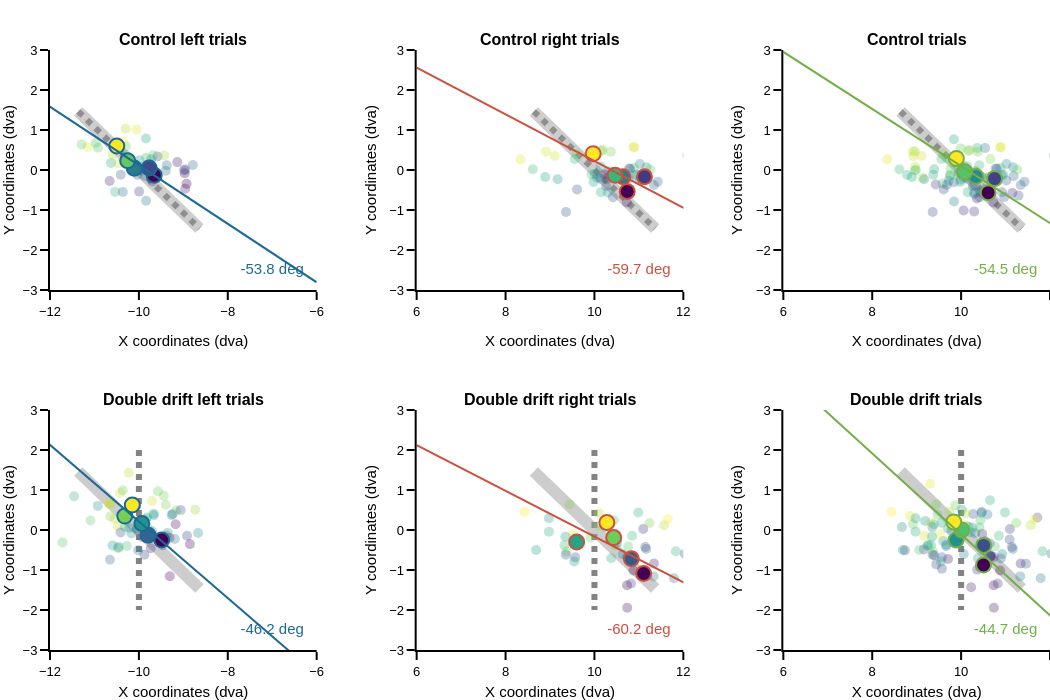

Notebook code cell kept with this figure:
### Code cell
# figure specific settings
subplot_titles = ('<b>Control left trials<b>', '<b>Control right trials<b>', '<b>Control trials<b>', 
                  '<b>Double drift left trials<b>', '<b>Double drift right trials<b>', '<b>Double drift trials<b>',
                 )

# subplot settings
rows, cols = 2, 3
leg_mergin = 0
fig_height, fig_width = 350*rows, 350*cols+leg_mergin
column_widths,row_heights = [1,1,1],[1,1]
sb_specs = [[{},{},{}], [{},{},{}]]
fig = make_subplots(rows=rows, cols=cols, print_grid=False, vertical_spacing=0.2, horizontal_spacing=0.1, 
                    column_widths=column_widths, row_heights=row_heights, subplot_titles=subplot_titles)

sds = ['Left saccades', 'Right saccades', 'All saccades']
sd_cols = [colors_panel[1], colors_panel[7], colors_panel[4]]

x_legend = 1.05
y_legend_step = 0.04
y_legend_sd = 0.97
rad_leg = 0.02

steps_percentiles = 5;
color_scale = 'Viridis'

# Perceived path
gabor_path, gabor_steps = 4, 10
df_cond = df_all.loc[(df_all.main_sac_trial == 1)]
for col in np.arange(cols):
    if col == 0: ctr_ext_motion = [-10, 0]
    elif col == 1: ctr_ext_motion = [10, 0]
    for row in np.arange(rows):
        if row == 0: ext_motion_ori = df_cond.ext_mot_ori.mean()
        if row == 1: ext_motion_ori = 0
        amp_from_ctr = np.linspace(-gabor_path/2, gabor_path/2, gabor_steps);
        gabor_ctrs = [ctr_ext_motion[0] + amp_from_ctr * np.cos(np.deg2rad(ext_motion_ori+90)), 
                      ctr_ext_motion[1] + amp_from_ctr * -np.sin(np.deg2rad(ext_motion_ori+90))]
        fig.append_trace(go.Scatter(x=gabor_ctrs[0], y=gabor_ctrs[1], mode='lines', marker_color='rgba(100, 100, 100, 0.8)', 
                                    line_width=6, line_dash='dot'), row=row+1, col=col+1)
     
# # Show Physical gabor path
for col in np.arange(cols):
    if col == 0: ctr_ext_motion = [-10, 0]
    elif col == 1: ctr_ext_motion = [10, 0]
    for row in np.arange(rows):
        if row == 0: ext_motion_ori = df_cond.ext_mot_ori.mean()
        if row == 1: ext_motion_ori = df_cond.ext_mot_ori.mean()
        amp_from_ctr = np.linspace(-gabor_path/2, gabor_path/2, gabor_steps);
        gabor_ctrs = [ctr_ext_motion[0] + amp_from_ctr * np.cos(np.deg2rad(ext_motion_ori+90)), 
                      ctr_ext_motion[1] + amp_from_ctr * -np.sin(np.deg2rad(ext_motion_ori+90))]

        fig.append_trace(go.Scatter(x=gabor_ctrs[0], y=gabor_ctrs[1], mode='lines', marker_color='rgba(155, 155, 155, 0.5)', 
                                    line_width=12), row=row+1, col=col+1)

# Right / Left saccades
# ---------------------
ang_reg_all = np.zeros((2,3))
for row in np.arange(rows):
    if row == 0: trial_type = 1
    if row == 1: trial_type = 2

    # get data
    df_cond_left_down = df_all.loc[(df_all.main_sac_trial == 1) & (df_all.ext_mot_pos == 1) & 
                        (df_all.trial_type == trial_type) & (df_all.ext_mot_ver_dir==1)]
    df_cond_left_up = df_all.loc[(df_all.main_sac_trial == 1) & (df_all.ext_mot_pos == 1) & 
                                    (df_all.trial_type == trial_type) & (df_all.ext_mot_ver_dir==2)]
    df_cond_right_down = df_all.loc[(df_all.main_sac_trial == 1) & (df_all.ext_mot_pos == 2) & 
                                    (df_all.trial_type == trial_type) & (df_all.ext_mot_ver_dir==1)]
    df_cond_right_up = df_all.loc[(df_all.main_sac_trial == 1) & (df_all.ext_mot_pos == 2) & 
                                    (df_all.trial_type == trial_type) & (df_all.ext_mot_ver_dir==2)]
    
    
    for sd_num, sd in enumerate(sds):

        # Data selection and rotation
        if sd_num == 0:
            x = np.hstack((df_cond_left_down['sac_x_offset_trial'], 
                           df_cond_left_up['sac_x_offset_trial']))
            y = np.hstack((df_cond_left_down['sac_y_offset_trial'], 
                           df_cond_left_up['sac_y_offset_trial']))
            z = np.hstack((1- df_cond_left_down['sac_onset_gabor_path_prct'], 
                           df_cond_left_up['sac_onset_gabor_path_prct']))

        elif sd_num == 1:
            x = np.hstack((df_cond_right_down['sac_x_offset_trial'],
                           df_cond_right_up['sac_x_offset_trial']))
            y = np.hstack((df_cond_right_down['sac_y_offset_trial'],
                           df_cond_right_up['sac_y_offset_trial']))
            z = np.hstack((1 - df_cond_right_down['sac_onset_gabor_path_prct'],
                           df_cond_right_up['sac_onset_gabor_path_prct']))

        elif sd_num == 2:
            x = np.hstack((df_cond_left_down['sac_x_offset_trial']*-1, 
                           df_cond_left_up['sac_x_offset_trial']*-1,
                           df_cond_right_down['sac_x_offset_trial'],
                           df_cond_right_up['sac_x_offset_trial']))
            y = np.hstack((df_cond_left_down['sac_y_offset_trial']*-1, 
                           df_cond_left_up['sac_y_offset_trial']*-1,
                           df_cond_right_down['sac_y_offset_trial'],
                           df_cond_right_up['sac_y_offset_trial']))
            z = np.hstack((df_cond_left_down['sac_onset_gabor_path_prct'], 
                           1 - df_cond_left_up['sac_onset_gabor_path_prct'],
                           1 - df_cond_right_down['sac_onset_gabor_path_prct'],
                           df_cond_right_up['sac_onset_gabor_path_prct']))


        fig.append_trace(go.Scatter(x=x, y=y, name=sd, mode='markers', marker_color=z, marker_colorscale=color_scale, 
                                    marker_size=10, marker_opacity=0.3, marker_symbol='circle'), 
                                    row=row+1, col=sd_num+1)


        # compute percentiles group and plot
        df_percentile = pd.DataFrame()
        df_percentile['x'], df_percentile['y'], df_percentile['z'] = x, y, z
        df_percentile = df_percentile.sort_values(by='z')
        df_percentile['z_section'] = pd.qcut(df_percentile['z'], 
                                             q=np.linspace(0,1,steps_percentiles+1), 
                                             labels=range(1, len(np.linspace(0,1,steps_percentiles+1))))
        x_prct = df_percentile.groupby(['z_section'])['x'].mean()
        y_prct = df_percentile.groupby(['z_section'])['y'].mean()
        z_prct = df_percentile.groupby(['z_section'])['z'].mean()

        fig.append_trace(go.Scatter(x=x_prct, y=y_prct, name=sd, mode='markers', marker_line_color=sd_cols[sd_num], 
                                    marker_color=z_prct, marker_colorscale=color_scale, marker_showscale=False,
                                    marker_size=15, marker_opacity=1, marker_line_width=2, marker_symbol='circle'), 
                                    row=row+1, col=sd_num+1)
        
        # Regression line
        if sd_num == 0:  x_reg, x_text = np.linspace(-6,-15,10), [-7] 
        else: x_reg, x_text = np.linspace(6,15,10), [11] 
        res = stats.linregress(x_prct, y_prct)
        y_reg = res.intercept + res.slope * x_reg
        
        fig.append_trace(go.Scatter(x=x_reg, y=y_reg, mode='lines', marker_color=sd_cols[sd_num], 
                                    line_width=2), row=row+1, col=sd_num+1)
        
        ang_reg = np.rad2deg(np.arctan((x_reg[-1]-x_reg[0])/(y_reg[-1]-y_reg[0])))
        ang_reg_all[row, sd_num] = ang_reg
        fig.append_trace(go.Scatter(x=x_text, y=[-2.5], mode="text", text="{:2.1f} deg".format(ang_reg),
                         textfont_color=sd_cols[sd_num], textfont_size=15), row=row+1, col=sd_num+1)
        


# axes settings
for row in np.arange(rows):
    for col in np.arange(cols):
        if col==0: x_range = [-12,-6]
        else: x_range = [6,12]
        fig.update_xaxes(visible=True, ticklen=8, linewidth=template_specs['axes_width'], range=x_range, title='X coordinates (dva)', row=row+1, col=col+1)
        fig.update_yaxes(visible=True, ticklen=8, linewidth=template_specs['axes_width'], range=[-3,3], title='Y coordinates (dva)',row=row+1, col=col+1)
    
fig.layout.update(template=fig_template, width=fig_width, height=fig_height, margin_l=50, 
                  margin_r=leg_mergin, margin_t=50, margin_b=50, showlegend=False)
fig.show()
if not os.path.exists(fig_dir):os.mkdir(fig_dir)
fig.write_image('{}/{}_saccade_correlation.pdf'.format(fig_dir, subject))

### Figure 1 — Plotly figure (JSON) as saved in the notebook; plotly's stock layout.template omitted (floating-point values rounded to 4 significant figures)
{"data": [{"line": {"dash": "dot", "width": 6}, "marker": {"color": "rgba(100, 100, 100, 0.8)"}, "mode": "lines", "type": "scatter", "x": [-11.36, -11.06, -10.76, -10.45, -10.15, -9.848, -9.545, -9.242, -8.939, -8.636], "xaxis": "x", "y": [1.463, 1.138, 0.8129, 0.4877, 0.1626, -0.1626, -0.4877, -0.8129, -1.138, -1.463], "yaxis": "y"}, {"line": {"dash": "dot", "width": 6}, "marker": {"color": "rgba(100, 100, 100, 0.8)"}, "mode": "lines", "type": "scatter", "x": [-10.0, -10.0, -10.0, -10.0, -10.0, -10.0, -10.0, -10.0, -10.0, -10.0], "xaxis": "x4", "y": [2.0, 1.556, 1.111, 0.6667, 0.2222, -0.2222, -0.6667, -1.111, -1.556, -2.0], "yaxis": "y4"}, {"line": {"dash": "dot", "width": 6}, "marker": {"color": "rgba(100, 100, 100, 0.8)"}, "mode": "lines", "type": "scatter", "x": [8.636, 8.939, 9.242, 9.545, 9.848, 10.15, 10.45, 10.76, 11.06, 11.36], "xaxis": "x2", "y": [1.463, 1.138, 0.8129, 0.4877, 0.1626, -0.1626, -0.4877, -0.8129, -1.138, -1.463], "yaxis": "y2"}, {"line": {"dash": "dot", "width": 6}, "marker": {"color": "rgba(100, 100, 100, 0.8)"}, "mode": "lines", "type": "scatter", "x": [10.0, 10.0, 10.0, 10.0, 10.0, 10.0, 10.0, 10.0, 10.0, 10.0], "xaxis": "x5", "y": [2.0, 1.556, 1.111, 0.6667, 0.2222, -0.2222, -0.6667, -1.111, -1.556, -2.0], "yaxis": "y5"}, {"line": {"dash": "dot", "width": 6}, "marker": {"color": "rgba(100, 100, 100, 0.8)"}, "mode": "lines", "type": "scatter", "x": [8.636, 8.939, 9.242, 9.545, 9.848, 10.15, 10.45, 10.76, 11.06, 11.36], "xaxis": "x3", "y": [1.463, 1.138, 0.8129, 0.4877, 0.1626, -0.1626, -0.4877, -0.8129, -1.138, -1.463], "yaxis": "y3"}, {"line": {"dash": "dot", "width": 6}, "marker": {"color": "rgba(100, 100, 100, 0.8)"}, "mode": "lines", "type": "scatter", "x": [10.0, 10.0, 10.0, 10.0, 10.0, 10.0, 10.0, 10.0, 10.0, 10.0], "xaxis": "x6", "y": [2.0, 1.556, 1.111, 0.6667, 0.2222, -0.2222, -0.6667, -1.111, -1.556, -2.0], "yaxis": "y6"}, {"line": {"width": 12}, "marker": {"color": "rgba(155, 155, 155, 0.5)"}, "mode": "lines", "type": "scatter", "x": [-11.36, -11.06, -10.76, -10.45, -10.15, -9.848, -9.545, -9.242, -8.939, -8.636], "xaxis": "x", "y": [1.463, 1.138, 0.8129, 0.4877, 0.1626, -0.1626, -0.4877, -0.8129, -1.138, -1.463], "yaxis": "y"}, {"line": {"width": 12}, "marker": {"color": "rgba(155, 155, 155, 0.5)"}, "mode": "lines", "type": "scatter", "x": [-11.36, -11.06, -10.76, -10.45, -10.15, -9.848, -9.545, -9.242, -8.939, -8.636], "xaxis": "x4", "y": [1.463, 1.138, 0.8129, 0.4877, 0.1626, -0.1626, -0.4877, -0.8129, -1.138, -1.463], "yaxis": "y4"}, {"line": {"width": 12}, "marker": {"color": "rgba(155, 155, 155, 0.5)"}, "mode": "lines", "type": "scatter", "x": [8.636, 8.939, 9.242, 9.545, 9.848, 10.15, 10.45, 10.76, 11.06, 11.36], "xaxis": "x2", "y": [1.463, 1.138, 0.8129, 0.4877, 0.1626, -0.1626, -0.4877, -0.8129, -1.138, -1.463], "yaxis": "y2"}, {"line": {"width": 12}, "marker": {"color": "rgba(155, 155, 155, 0.5)"}, "mode": "lines", "type": "scatter", "x": [8.636, 8.939, 9.242, 9.545, 9.848, 10.15, 10.45, 10.76, 11.06, 11.36], "xaxis": "x5", "y": [1.463, 1.138, 0.8129, 0.4877, 0.1626, -0.1626, -0.4877, -0.8129, -1.138, -1.463], "yaxis": "y5"}, {"line": {"width": 12}, "marker": {"color": "rgba(155, 155, 155, 0.5)"}, "mode": "lines", "type": "scatter", "x": [8.636, 8.939, 9.242, 9.545, 9.848, 10.15, 10.45, 10.76, 11.06, 11.36], "xaxis": "x3", "y": [1.463, 1.138, 0.8129, 0.4877, 0.1626, -0.1626, -0.4877, -0.8129, -1.138, -1.463], "yaxis": "y3"}, {"line": {"width": 12}, "marker": {"color": "rgba(155, 155, 155, 0.5)"}, "mode": "lines", "type": "scatter", "x": [8.636, 8.939, 9.242, 9.545, 9.848, 10.15, 10.45, 10.76, 11.06, 11.36], "xaxis": "x6", "y": [1.463, 1.138, 0.8129, 0.4877, 0.1626, -0.1626, -0.4877, -0.8129, -1.138, -1.463], "yaxis": "y6"}, {"marker": {"color": [0.475, 0.3875, 0.4, 0.625, 0.3167, 0.2792, 0.375, 0.6208, 0.4583, 0.3333, 0.6042, 0.3542, 0.4292, 0.5, 0.425, 0.4417, 0.525, 0.2792, 0.4958, 0.6, 0.4542, 0.6125, 0.6042, 0.6292, 0.375, 0.4333, 0.725, 0.4167, 0.5917, 0.3375, 0.3583, 0.6125, 0.6875, 0.6292, 0.7167, 0.5417, 0.4, 0.45, 0.7417, 0.7083, 0.4458, 0.3625, 0.5708, 0.675, 0.5625, 0.6833, 0.3583], "colorscale": [[0, "#440154"], [0.1111, "#482878"], [0.2222, "#3e4989"], [0.3333, "#31688e"], [0.4444, "#26828e"], [0.5556, "#1f9e89"], [0.6667, "#35b779"], [0.7778, "#6ece58"], [0.8889, "#b5de2b"], [1, "#fde725"]], "opacity": 0.3, "size": 10, "symbol": "circle"}, "mode": "markers", "name": "Left saccades", "type": "scatter", "x": [-12.26, -9.582, -9.98, -10.92, -9.135, -8.969, -8.983, -10.29, -9.838, -8.958, -10.3, -9.696, -10.03, -10.15, -9.751, -8.785, -9.987, -8.927, -9.723, -9.834, -9.395, -9.678, -10.08, -10.43, -8.958, -9.865, -11.15, -10.41, -9.948, -10.66, -12.17, -10.97, -10.29, -11.29, -10.06, -9.841, -9.755, -9.374, -10.36, -10.46, -10.36, -9.993, -10.54, -9.429, -10.63, -10.59, -9.762], "xaxis": "x", "y": [0.3254, 0.3392, 0.05192, 0.5573, 0.1973, -0.08308, -0.003462, 0.5919, -0.7685, -0.4708, 0.3808, -0.2873, -0.1212, 0.01038, 0.1488, 0.1246, 0.2423, -0.3462, 0.2665, 0.3046, -0.01731, 0.3704, 0.06231, 0.5573, 0.01038, -0.1454, 0.5746, -0.1177, 0.06577, -0.2769, 0.4119, 0.675, 1.035, 0.6404, 1.014, 0.7892, 0.1212, 0.1177, 0.7096, 0.1662, -0.5469, -0.54, -0.5469, 0.3635, 0.1731, 0.3808, -0.03115], "yaxis": "y"}, {"marker": {"color": [0.339, 0.4167, 0.4829, 0.5977, 0.6821], "colorscale": [[0, "#440154"], [0.1111, "#482878"], [0.2222, "#3e4989"], [0.3333, "#31688e"], [0.4444, "#26828e"], [0.5556, "#1f9e89"], [0.6667, "#35b779"], [0.7778, "#6ece58"], [0.8889, "#b5de2b"], [1, "#fde725"]], "line": {"color": "rgb(29, 105, 150)", "width": 2}, "opacity": 1, "showscale": false, "size": 15, "symbol": "circle"}, "mode": "markers", "name": "Left saccades", "type": "scatter", "x": [-9.656, -9.77, -10.1, -10.25, -10.5], "xaxis": "x", "y": [-0.129, 0.05019, 0.04654, 0.2308, 0.5999], "yaxis": "y"}, {"line": {"width": 2}, "marker": {"color": "rgb(29, 105, 150)"}, "mode": "lines", "type": "scatter", "x": [-6.0, -7.0, -8.0, -9.0, -10.0, -11.0, -12.0, -13.0, -14.0, -15.0], "xaxis": "x", "y": [-2.809, -2.077, -1.345, -0.6131, 0.1188, 0.8506, 1.582, 2.314, 3.046, 3.778], "yaxis": "y"}, {"mode": "text", "text": "-53.8 deg", "textfont": {"color": "rgb(29, 105, 150)", "size": 15}, "type": "scatter", "x": [-7], "xaxis": "x", "y": [-2.5], "yaxis": "y"}, {"marker": {"color": [0.2833, 0.2167, 0.3542, 0.6667, 0.3583, 0.4625, 0.6542, 0.5792, 0.3458, 0.4125, 0.4667, 0.3625, 0.35, 0.3792, 0.6042, 0.625, 0.2917, 0.5208, 0.5583, 0.6, 0.5083, 0.375, 0.3667, 0.5917, 0.5333, 0.3958, 0.4083, 0.5417, 0.45, 0.3708, 0.7292, 0.375, 0.4042, 0.4958, 0.4417, 0.4792, 0.7667, 0.7125, 0.3625, 0.7417, 0.675, 0.5375, 0.6583, 0.4833, 0.5625, 0.725, 0.3958, 0.575, 0.6417, 0.5, 0.3833], "colorscale": [[0, "#440154"], [0.1111, "#482878"], [0.2222, "#3e4989"], [0.3333, "#31688e"], [0.4444, "#26828e"], [0.5556, "#1f9e89"], [0.6667, "#35b779"], [0.7778, "#6ece58"], [0.8889, "#b5de2b"], [1, "#fde725"]], "opacity": 0.3, "size": 10, "symbol": "circle"}, "mode": "markers", "name": "Right saccades", "type": "scatter", "x": [10.73, 10.23, 10.26, 9.588, 10.77, 10.01, 10.37, 9.557, 10.28, 12.09, 11.02, 9.609, 13.23, 11.02, 10.89, 10.52, 12.42, 10.91, 10.15, 9.935, 10.3, 10.37, 9.36, 8.612, 10.14, 11.43, 11.34, 9.98, 12.68, 10.42, 9.107, 10.32, 10.78, 9.17, 10.14, 10.06, 10.9, 10.88, 10.8, 8.339, 10.18, 8.893, 10.17, 11.17, 13.0, 8.91, 11.18, 13.12, 11.26, 10.95, 12.6], "xaxis": "x2", "y": [-0.8135, -0.1038, -0.3981, 0.4015, -0.2077, -0.1004, 0.4569, 0.2735, -0.2215, 0.3635, 0.1488, -0.4846, -0.6681, -0.2631, 0.05192, -0.1973, -1.326, -0.135, -0.5538, -0.1142, -0.5608, -0.1212, -1.049, 0.01731, 0.09, -0.2908, -0.3738, -0.3012, -0.6923, -0.6785, 0.3531, -0.03115, 0.03808, -0.2319, -0.2215, -0.1904, 0.5781, 0.5642, 0.03115, 0.2665, 0.5054, -0.1731, 0.4742, 0.06923, -0.003462, 0.4638, -0.1523, -0.3219, 0.01038, -0.1108, -0.63], "yaxis": "y2"}, {"marker": {"color": [0.333, 0.3971, 0.49, 0.5775, 0.6971], "colorscale": [[0, "#440154"], [0.1111, "#482878"], [0.2222, "#3e4989"], [0.3333, "#31688e"], [0.4444, "#26828e"], [0.5556, "#1f9e89"], [0.6667, "#35b779"], [0.7778, "#6ece58"], [0.8889, "#b5de2b"], [1, "#fde725"]], "line": {"color": "rgb(204, 80, 62)", "width": 2}, "opacity": 1, "showscale": false, "size": 15, "symbol": "circle"}, "mode": "markers", "name": "Right saccades", "type": "scatter", "x": [10.74, 11.13, 10.64, 10.46, 9.971], "xaxis": "x2", "y": [-0.5381, -0.1682, -0.1713, -0.1322, 0.4074], "yaxis": "y2"}, {"line": {"width": 2}, "marker": {"color": "rgb(204, 80, 62)"}, "mode": "lines", "type": "scatter", "x": [6.0, 7.0, 8.0, 9.0, 10.0, 11.0, 12.0, 13.0, 14.0, 15.0], "xaxis": "x2", "y": [2.561, 1.976, 1.392, 0.8074, 0.2231, -0.3613, -0.9457, -1.53, -2.114, -2.699], "yaxis": "y2"}, {"mode": "text", "text": "-59.7 deg", "textfont": {"color": "rgb(204, 80, 62)", "size": 15}, "type": "scatter", "x": [11], "xaxis": "x2", "y": [-2.5], "yaxis": "y2"}, {"marker": {"color": [0.525, 0.6125, 0.6, 0.375, 0.6833, 0.7208, 0.625, 0.3792, 0.5417, 0.6667, 0.3958, 0.6458, 0.5708, 0.5, 0.575, 0.5583, 0.475, 0.7208, 0.5042, 0.4, 0.5458, 0.3875, 0.3958, 0.3708, 0.625, 0.5667, 0.275, 0.5833, 0.4083, 0.6625, 0.6417, 0.3875, 0.3125, 0.3708, 0.2833, 0.4583, 0.6, 0.55, 0.2583, 0.2917, 0.5542, 0.6375, 0.4292, 0.325, 0.4375, 0.3167, 0.6417, 0.2833, 0.2167, 0.3542, 0.6667, 0.3583, 0.4625, 0.6542, 0.5792, 0.3458, 0.4125, 0.4667, 0.3625, 0.35, 0.3792, 0.6042, 0.625, 0.2917, 0.5208, 0.5583, 0.6, 0.5083, 0.375, 0.3667, 0.5917, 0.5333, 0.3958, 0.4083, 0.5417, 0.45, 0.3708, 0.7292, 0.375, 0.4042, 0.4958, 0.4417, 0.4792, 0.7667, 0.7125, 0.3625, 0.7417, 0.675, 0.5375, 0.6583, 0.4833, 0.5625, 0.725, 0.3958, 0.575, 0.6417, 0.5, 0.3833], "colorscale": [[0, "#440154"], [0.1111, "#482878"], [0.2222, "#3e4989"], [0.3333, "#31688e"], [0.4444, "#26828e"], [0.5556, "#1f9e89"], [0.6667, "#35b779"], [0.7778, "#6ece58"], [0.8889, "#b5de2b"], [1, "#fde725"]], "opacity": 0.3, "size": 10, "symbol": "circle"}, "mode": "markers", "name": "All saccades", "type": "scatter", "x": [12.26, 9.582, 9.98, 10.92, 9.135, 8.969, 8.983, 10.29, 9.838, 8.958, 10.3, 9.696, 10.03, 10.15, 9.751, 8.785, 9.987, 8.927, 9.723, 9.834, 9.395, 9.678, 10.08, 10.43, 8.958, 9.865, 11.15, 10.41, 9.948, 10.66, 12.17, 10.97, 10.29, 11.29, 10.06, 9.841, 9.755, 9.374, 10.36, 10.46, 10.36, 9.993, 10.54, 9.429, 10.63, 10.59, 9.762, 10.73, 10.23, 10.26, 9.588, 10.77, 10.01, 10.37, 9.557, 10.28, 12.09, 11.02, 9.609, 13.23, 11.02, 10.89, 10.52, 12.42, 10.91, 10.15, 9.935, 10.3, 10.37, 9.36, 8.612, 10.14, 11.43, 11.34, 9.98, 12.68, 10.42, 9.107, 10.32, 10.78, 9.17, 10.14, 10.06, 10.9, 10.88, 10.8, 8.339, 10.18, 8.893, 10.17, 11.17, 13.0, 8.91, 11.18, 13.12, 11.26, 10.95, 12.6], "xaxis": "x3", "y": [-0.3254, -0.3392, -0.05192, -0.5573, -0.1973, 0.08308, 0.003462, -0.5919, 0.7685, 0.4708, -0.3808, 0.2873, 0.1212, -0.01038, -0.1488, -0.1246, -0.2423, 0.3462, -0.2665, -0.3046, 0.01731, -0.3704, -0.06231, -0.5573, -0.01038, 0.1454, -0.5746, 0.1177, -0.06577, 0.2769, -0.4119, -0.675, -1.035, -0.6404, -1.014, -0.7892, -0.1212, -0.1177, -0.7096, -0.1662, 0.5469, 0.54, 0.5469, -0.3635, -0.1731, -0.3808, 0.03115, -0.8135, -0.1038, -0.3981, 0.4015, -0.2077, -0.1004, 0.4569, 0.2735, -0.2215, 0.3635, 0.1488, -0.4846, -0.6681, -0.2631, 0.05192, -0.1973, -1.326, -0.135, -0.5538, -0.1142, -0.5608, -0.1212, -1.049, 0.01731, 0.09, -0.2908, -0.3738, -0.3012, -0.6923, -0.6785, 0.3531, -0.03115, 0.03808, -0.2319, -0.2215, -0.1904, 0.5781, 0.5642, 0.03115, 0.2665, 0.5054, -0.1731, 0.4742, 0.06923, -0.003462, 0.4638, -0.1523, -0.3219, 0.01038, -0.1108, -0.63], "yaxis": "y3"}, {"marker": {"color": [0.3233, 0.3961, 0.4985, 0.5858, 0.6838], "colorscale": [[0, "#440154"], [0.1111, "#482878"], [0.2222, "#3e4989"], [0.3333, "#31688e"], [0.4444, "#26828e"], [0.5556, "#1f9e89"], [0.6667, "#35b779"], [0.7778, "#6ece58"], [0.8889, "#b5de2b"], [1, "#fde725"]], "line": {"color": "rgb(115, 175, 72)", "width": 2}, "opacity": 1, "showscale": false, "size": 15, "symbol": "circle"}, "mode": "markers", "name": "All saccades", "type": "scatter", "x": [10.61, 10.75, 10.33, 10.08, 9.894], "xaxis": "x3", "y": [-0.568, -0.2155, -0.1629, -0.04137, 0.2895], "yaxis": "y3"}, {"line": {"width": 2}, "marker": {"color": "rgb(115, 175, 72)"}, "mode": "lines", "type": "scatter", "x": [6.0, 7.0, 8.0, 9.0, 10.0, 11.0, 12.0, 13.0, 14.0, 15.0], "xaxis": "x3", "y": [2.952, 2.239, 1.525, 0.8116, 0.09817, -0.6153, -1.329, -2.042, -2.756, -3.469], "yaxis": "y3"}, {"mode": "text", "text": "-54.5 deg", "textfont": {"color": "rgb(115, 175, 72)", "size": 15}, "type": "scatter", "x": [11], "xaxis": "x3", "y": [-2.5], "yaxis": "y3"}, {"marker": {"color": [0.4833, 0.2833, 0.5167, 0.5667, 0.6583, 0.5083, 0.4333, 0.5375, 0.6167, 0.375, 0.4375, 0.6042, 0.2625, 0.2583, 0.3583, 0.625, 0.6083, 0.5375, 0.4375, 0.3208, 0.3625, 0.5833, 0.6333, 0.6333, 0.4625, 0.2667, 0.4792, 0.3667, 0.5417, 0.4542, 0.7083, 0.7, 0.475, 0.725, 0.6375, 0.4125, 0.4, 0.5208, 0.7542, 0.7042, 0.7125, 0.6417, 0.3958, 0.6458, 0.6542, 0.4583, 0.5042, 0.5042, 0.4792, 0.5292, 0.3833, 0.5042, 0.675, 0.5958, 0.6458, 0.7167], "colorscale": [[0, "#440154"], [0.1111, "#482878"], [0.2222, "#3e4989"], [0.3333, "#31688e"], [0.4444, "#26828e"], [0.5556, "#1f9e89"], [0.6667, "#35b779"], [0.7778, "#6ece58"], [0.8889, "#b5de2b"], [1, "#fde725"]], "opacity": 0.3, "size": 10, "symbol": "circle"}, "mode": "markers", "name": "Left saccades", "type": "scatter", "x": [-10.46, -9.173, -10.17, -10.32, -10.64, -10.92, -9.239, -10.06, -9.841, -9.8, -10.65, -10.46, -9.305, -9.312, -9.876, -11.72, -10.27, -10.59, -9.384, -9.734, -9.928, -11.46, -10.66, -11.09, -9.561, -8.851, -10.21, -8.917, -9.817, -9.703, -10.47, -10.55, -9.263, -10.42, -9.163, -10.03, -10.41, -9.661, -10.68, -10.23, -10.65, -9.568, -9.059, -9.44, -9.395, -10.01, -9.353, -10.04, -9.19, -9.668, -9.467, -8.668, -8.733, -9.782, -10.36, -9.706], "xaxis": "x4", "y": [-0.4223, 0.1454, -0.08308, 0.07962, 0.3392, 0.6023, 0.3981, 0.6023, 0.27, -0.1073, -0.7442, -0.4569, -1.156, -0.1938, -0.6162, -0.3115, -0.3981, -0.3877, -0.1454, -0.4569, -0.1765, 0.8412, 0.6612, 0.2354, -0.18, -0.3531, 0.05538, -0.1454, 0.3115, -0.03808, 0.09692, 0.2838, 0.3773, 0.9242, 0.4846, 0.01038, -0.06231, 0.3669, 0.6577, 1.433, 0.6508, 0.9692, 0.4985, 0.8585, 0.63, -0.5054, -0.07269, 0.04154, -0.225, 0.405, -0.3842, -0.07269, 0.5088, 0.02423, 0.99, 0.7235], "yaxis": "y4"}, {"marker": {"color": [0.3361, 0.4557, 0.5246, 0.6226, 0.7008], "colorscale": [[0, "#440154"], [0.1111, "#482878"], [0.2222, "#3e4989"], [0.3333, "#31688e"], [0.4444, "#26828e"], [0.5556, "#1f9e89"], [0.6667, "#35b779"], [0.7778, "#6ece58"], [0.8889, "#b5de2b"], [1, "#fde725"]], "line": {"color": "rgb(29, 105, 150)", "width": 2}, "opacity": 1, "showscale": false, "size": 15, "symbol": "circle"}, "mode": "markers", "name": "Left saccades", "type": "scatter", "x": [-9.486, -9.792, -9.934, -10.32, -10.15], "xaxis": "x4", "y": [-0.2507, -0.129, 0.163, 0.3473, 0.6248], "yaxis": "y4"}, {"line": {"width": 2}, "marker": {"color": "rgb(29, 105, 150)"}, "mode": "lines", "type": "scatter", "x": [-6.0, -7.0, -8.0, -9.0, -10.0, -11.0, -12.0, -13.0, -14.0, -15.0], "xaxis": "x4", "y": [-3.617, -2.66, -1.702, -0.7446, 0.2129, 1.17, 2.128, 3.085, 4.043, 5.0], "yaxis": "y4"}, {"mode": "text", "text": "-46.2 deg", "textfont": {"color": "rgb(29, 105, 150)", "size": 15}, "type": "scatter", "x": [-7], "xaxis": "x4", "y": [-2.5], "yaxis": "y4"}, {"marker": {"color": [0.45, 0.6375, 0.5708, 0.25, 0.525, 0.3833, 0.3083, 0.5667, 0.4583, 0.6375, 0.2958, 0.2708, 0.6417, 0.3667, 0.2625, 0.5917, 0.525, 0.4083, 0.4, 0.4833, 0.25, 0.3417, 0.6208, 0.5542, 0.5875, 0.5083, 0.3417, 0.65, 0.5583, 0.5375, 0.6708, 0.75, 0.3875, 0.7375, 0.4, 0.6917, 0.6125, 0.7542, 0.55, 0.6958, 0.525, 0.4125, 0.65], "colorscale": [[0, "#440154"], [0.1111, "#482878"], [0.2222, "#3e4989"], [0.3333, "#31688e"], [0.4444, "#26828e"], [0.5556, "#1f9e89"], [0.6667, "#35b779"], [0.7778, "#6ece58"], [0.8889, "#b5de2b"], [1, "#fde725"]], "opacity": 0.3, "size": 10, "symbol": "circle"}, "mode": "markers", "name": "Right saccades", "type": "scatter", "x": [11.33, 9.37, 11.83, 10.88, 8.688, 9.568, 10.73, 10.99, 11.79, 9.91, 11.34, 10.74, 10.47, 11.14, 12.48, 9.325, 9.547, 9.357, 10.89, 10.64, 10.73, 10.82, 10.76, 10.38, 10.85, 9.599, 11.1, 9.44, 8.976, 8.976, 10.1, 11.65, 10.51, 9.523, 11.16, 10.1, 10.44, 8.429, 10.25, 11.56, 9.346, 12.03, 11.24], "xaxis": "x5", "y": [-1.16, -0.54, -0.5331, -1.014, -0.4985, -0.6819, -0.675, 0.4362, -1.205, -0.1869, -0.8377, -1.942, -0.3842, -0.4258, -2.195, -0.3808, -0.7858, -0.6162, -0.7131, -0.6058, -1.381, -1.34, -0.4119, -0.7062, -0.1454, -0.2735, 0.02423, 0.6438, -0.04154, 0.2942, 0.1073, 0.2735, -0.3185, -0.1073, -0.4742, 0.4154, 0.2458, 0.4535, 0.06231, 0.1177, -0.1662, -0.5919, 0.1731], "yaxis": "y5"}, {"marker": {"color": [0.2986, 0.4125, 0.5296, 0.6031, 0.6935], "colorscale": [[0, "#440154"], [0.1111, "#482878"], [0.2222, "#3e4989"], [0.3333, "#31688e"], [0.4444, "#26828e"], [0.5556, "#1f9e89"], [0.6667, "#35b779"], [0.7778, "#6ece58"], [0.8889, "#b5de2b"], [1, "#fde725"]], "line": {"color": "rgb(204, 80, 62)", "width": 2}, "opacity": 1, "showscale": false, "size": 15, "symbol": "circle"}, "mode": "markers", "name": "Right saccades", "type": "scatter", "x": [11.11, 10.83, 9.6, 10.43, 10.28], "xaxis": "x5", "y": [-1.087, -0.72, -0.3023, -0.1895, 0.1881], "yaxis": "y5"}, {"line": {"width": 2}, "marker": {"color": "rgb(204, 80, 62)"}, "mode": "lines", "type": "scatter", "x": [6.0, 7.0, 8.0, 9.0, 10.0, 11.0, 12.0, 13.0, 14.0, 15.0], "xaxis": "x5", "y": [2.123, 1.551, 0.9794, 0.4074, -0.1646, -0.7366, -1.309, -1.881, -2.453, -3.025], "yaxis": "y5"}, {"mode": "text", "text": "-60.2 deg", "textfont": {"color": "rgb(204, 80, 62)", "size": 15}, "type": "scatter", "x": [11], "xaxis": "x5", "y": [-2.5], "yaxis": "y5"}, {"marker": {"color": [0.5167, 0.7167, 0.4833, 0.4333, 0.3417, 0.4917, 0.5667, 0.4625, 0.3833, 0.625, 0.5625, 0.3958, 0.7375, 0.7417, 0.6417, 0.375, 0.3917, 0.4625, 0.5625, 0.6792, 0.6375, 0.4167, 0.3667, 0.3667, 0.5375, 0.7333, 0.5208, 0.6333, 0.4583, 0.5458, 0.2917, 0.3, 0.525, 0.275, 0.3625, 0.5875, 0.6, 0.4792, 0.2458, 0.2958, 0.2875, 0.3583, 0.6042, 0.3542, 0.3458, 0.5417, 0.4958, 0.4958, 0.5208, 0.4708, 0.6167, 0.4958, 0.325, 0.4042, 0.3542, 0.2833, 0.45, 0.6375, 0.5708, 0.25, 0.525, 0.3833, 0.3083, 0.5667, 0.4583, 0.6375, 0.2958, 0.2708, 0.6417, 0.3667, 0.2625, 0.5917, 0.525, 0.4083, 0.4, 0.4833, 0.25, 0.3417, 0.6208, 0.5542, 0.5875, 0.5083, 0.3417, 0.65, 0.5583, 0.5375, 0.6708, 0.75, 0.3875, 0.7375, 0.4, 0.6917, 0.6125, 0.7542, 0.55, 0.6958, 0.525, 0.4125, 0.65], "colorscale": [[0, "#440154"], [0.1111, "#482878"], [0.2222, "#3e4989"], [0.3333, "#31688e"], [0.4444, "#26828e"], [0.5556, "#1f9e89"], [0.6667, "#35b779"], [0.7778, "#6ece58"], [0.8889, "#b5de2b"], [1, "#fde725"]], "opacity": 0.3, "size": 10, "symbol": "circle"}, "mode": "markers", "name": "All saccades", "type": "scatter", "x": [10.46, 9.173, 10.17, 10.32, 10.64, 10.92, 9.239, 10.06, 9.841, 9.8, 10.65, 10.46, 9.305, 9.312, 9.876, 11.72, 10.27, 10.59, 9.384, 9.734, 9.928, 11.46, 10.66, 11.09, 9.561, 8.851, 10.21, 8.917, 9.817, 9.703, 10.47, 10.55, 9.263, 10.42, 9.163, 10.03, 10.41, 9.661, 10.68, 10.23, 10.65, 9.568, 9.059, 9.44, 9.395, 10.01, 9.353, 10.04, 9.19, 9.668, 9.467, 8.668, 8.733, 9.782, 10.36, 9.706, 11.33, 9.37, 11.83, 10.88, 8.688, 9.568, 10.73, 10.99, 11.79, 9.91, 11.34, 10.74, 10.47, 11.14, 12.48, 9.325, 9.547, 9.357, 10.89, 10.64, 10.73, 10.82, 10.76, 10.38, 10.85, 9.599, 11.1, 9.44, 8.976, 8.976, 10.1, 11.65, 10.51, 9.523, 11.16, 10.1, 10.44, 8.429, 10.25, 11.56, 9.346, 12.03, 11.24], "xaxis": "x6", "y": [0.4223, -0.1454, 0.08308, -0.07962, -0.3392, -0.6023, -0.3981, -0.6023, -0.27, 0.1073, 0.7442, 0.4569, 1.156, 0.1938, 0.6162, 0.3115, 0.3981, 0.3877, 0.1454, 0.4569, 0.1765, -0.8412, -0.6612, -0.2354, 0.18, 0.3531, -0.05538, 0.1454, -0.3115, 0.03808, -0.09692, -0.2838, -0.3773, -0.9242, -0.4846, -0.01038, 0.06231, -0.3669, -0.6577, -1.433, -0.6508, -0.9692, -0.4985, -0.8585, -0.63, 0.5054, 0.07269, -0.04154, 0.225, -0.405, 0.3842, 0.07269, -0.5088, -0.02423, -0.99, -0.7235, -1.16, -0.54, -0.5331, -1.014, -0.4985, -0.6819, -0.675, 0.4362, -1.205, -0.1869, -0.8377, -1.942, -0.3842, -0.4258, -2.195, -0.3808, -0.7858, -0.6162, -0.7131, -0.6058, -1.381, -1.34, -0.4119, -0.7062, -0.1454, -0.2735, 0.02423, 0.6438, -0.04154, 0.2942, 0.1073, 0.2735, -0.3185, -0.1073, -0.4742, 0.4154, 0.2458, 0.4535, 0.06231, 0.1177, -0.1662, -0.5919, 0.1731], "yaxis": "y6"}, {"marker": {"color": [0.301, 0.396, 0.4971, 0.5737, 0.6831], "colorscale": [[0, "#440154"], [0.1111, "#482878"], [0.2222, "#3e4989"], [0.3333, "#31688e"], [0.4444, "#26828e"], [0.5556, "#1f9e89"], [0.6667, "#35b779"], [0.7778, "#6ece58"], [0.8889, "#b5de2b"], [1, "#fde725"]], "line": {"color": "rgb(115, 175, 72)", "width": 2}, "opacity": 1, "showscale": false, "size": 15, "symbol": "circle"}, "mode": "markers", "name": "All saccades", "type": "scatter", "x": [10.51, 10.51, 9.888, 10.01, 9.835], "xaxis": "x6", "y": [-0.8728, -0.3846, -0.2485, -0.001385, 0.2013], "yaxis": "y6"}, {"line": {"width": 2}, "marker": {"color": "rgb(115, 175, 72)"}, "mode": "lines", "type": "scatter", "x": [6.0, 7.0, 8.0, 9.0, 10.0, 11.0, 12.0, 13.0, 14.0, 15.0], "xaxis": "x6", "y": [3.938, 2.926, 1.914, 0.9024, -0.1095, -1.121, -2.133, -3.145, -4.157, -5.169], "yaxis": "y6"}, {"mode": "text", "text": "-44.7 deg", "textfont": {"color": "rgb(115, 175, 72)", "size": 15}, "type": "scatter", "x": [11], "xaxis": "x6", "y": [-2.5], "yaxis": "y6"}], "layout": {"annotations": [{"font": {"size": 16}, "showarrow": false, "text": "<b>Control left trials<b>", "x": 0.1333, "xanchor": "center", "xref": "paper", "y": 1, "yanchor": "bottom", "yref": "paper"}, {"font": {"size": 16}, "showarrow": false, "text": "<b>Control right trials<b>", "x": 0.5, "xanchor": "center", "xref": "paper", "y": 1, "yanchor": "bottom", "yref": "paper"}, {"font": {"size": 16}, "showarrow": false, "text": "<b>Control trials<b>", "x": 0.8667, "xanchor": "center", "xref": "paper", "y": 1, "yanchor": "bottom", "yref": "paper"}, {"font": {"size": 16}, "showarrow": false, "text": "<b>Double drift left trials<b>", "x": 0.1333, "xanchor": "center", "xref": "paper", "y": 0.4, "yanchor": "bottom", "yref": "paper"}, {"font": {"size": 16}, "showarrow": false, "text": "<b>Double drift right trials<b>", "x": 0.5, "xanchor": "center", "xref": "paper", "y": 0.4, "yanchor": "bottom", "yref": "paper"}, {"font": {"size": 16}, "showarrow": false, "text": "<b>Double drift trials<b>", "x": 0.8667, "xanchor": "center", "xref": "paper", "y": 0.4, "yanchor": "bottom", "yref": "paper"}], "height": 700, "margin": {"b": 50, "l": 50, "r": 0, "t": 50}, "showlegend": false, "width": 1050, "xaxis": {"anchor": "y", "domain": [0, 0.2667], "linewidth": 2, "range": [-12, -6], "ticklen": 8, "title": {"text": "X coordinates (dva)"}, "visible": true}, "xaxis2": {"anchor": "y2", "domain": [0.3667, 0.6333], "linewidth": 2, "range": [6, 12], "ticklen": 8, "title": {"text": "X coordinates (dva)"}, "visible": true}, "xaxis3": {"anchor": "y3", "domain": [0.7333, 1], "linewidth": 2, "range": [6, 12], "ticklen": 8, "title": {"text": "X coordinates (dva)"}, "visible": true}, "xaxis4": {"anchor": "y4", "domain": [0, 0.2667], "linewidth": 2, "range": [-12, -6], "ticklen": 8, "title": {"text": "X coordinates (dva)"}, "visible": true}, "xaxis5": {"anchor": "y5", "domain": [0.3667, 0.6333], "linewidth": 2, "range": [6, 12], "ticklen": 8, "title": {"text": "X coordinates (dva)"}, "visible": true}, "xaxis6": {"anchor": "y6", "domain": [0.7333, 1], "linewidth": 2, "range": [6, 12], "ticklen": 8, "title": {"text": "X coordinates (dva)"}, "visible": true}, "yaxis": {"anchor": "x", "domain": [0.6, 1], "linewidth": 2, "range": [-3, 3], "ticklen": 8, "title": {"text": "Y coordinates (dva)"}, "visible": true}, "yaxis2": {"anchor": "x2", "domain": [0.6, 1], "linewidth": 2, "range": [-3, 3], "ticklen": 8, "title": {"text": "Y coordinates (dva)"}, "visible": true}, "yaxis3": {"anchor": "x3", "domain": [0.6, 1], "linewidth": 2, "range": [-3, 3], "ticklen": 8, "title": {"text": "Y coordinates (dva)"}, "visible": true}, "yaxis4": {"anchor": "x4", "domain": [0, 0.4], "linewidth": 2, "range": [-3, 3], "ticklen": 8, "title": {"text": "Y coordinates (dva)"}, "visible": true}, "yaxis5": {"anchor": "x5", "domain": [0, 0.4], "linewidth": 2, "range": [-3, 3], "ticklen": 8, "title": {"text": "Y coordinates (dva)"}, "visible": true}, "yaxis6": {"anchor": "x6", "domain": [0, 0.4], "linewidth": 2, "range": [-3, 3], "ticklen": 8, "title": {"text": "Y coordinates (dva)"}, "visible": true}}}
